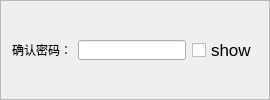
                         <widget class="QFrame" name="frame_9">
                          <property name="styleSheet">
                           <string notr="true">#frame_9{
border: 1px solid #696969;
border-radius: 5px;
}</string>
                          </property>
                          <property name="frameShape">
                           <enum>QFrame::StyledPanel</enum>
                          </property>
                          <property name="frameShadow">
                           <enum>QFrame::Raised</enum>
                          </property>
                          <layout class="QHBoxLayout" name="horizontalLayout_19">
                           <item>
                            <layout class="QHBoxLayout" name="horizontalLayout_8" stretch="1,7,1">
                             <item>
                              <widget class="QLabel" name="label_7">
                               <property name="minimumSize">
                                <size>
                                 <width>0</width>
                                 <height>0</height>
                                </size>
                               </property>
                               <property name="maximumSize">
                                <size>
                                 <width>16777215</width>
                                 <height>20</height>
                                </size>
                               </property>
                               <property name="styleSheet">
                                <string notr="true">#label{
	border-image: url(:/r2.png);
}</string>
                               </property>
                               <property name="text">
                                <string>确认密码：</string>
                               </property>
                              </widget>
                             </item>
                             <item>
                              <widget class="QLineEdit" name="lineEdit">
                               <property name="maximumSize">
                                <size>
                                 <width>16777215</width>
                                 <height>20</height>
                                </size>
                               </property>
                              </widget>
                             </item>
                             <item>
                              <widget class="QCheckBox" name="showBox">
                               <property name="sizePolicy">
                                <sizepolicy hsizetype="Preferred" vsizetype="Preferred">
                                 <horstretch>0</horstretch>
                                 <verstretch>0</verstretch>
                                </sizepolicy>
                               </property>
                               <property name="maximumSize">
                                <size>
                                 <width>16777215</width>
                                 <height>20</height>
                                </size>
                               </property>
                               <property name="font">
                                <font>
                                 <family>.AppleSystemUIFont</family>
                                 <pointsize>13</pointsize>
                                 <italic>false</italic>
                                 <bold>false</bold>
                                 <kerning>true</kerning>
                                </font>
                               </property>
                               <property name="text">
                                <string>show</string>
                               </property>
                              </widget>
                             </item>
                            </layout>
                           </item>
                          </layout>
                         </widget>
